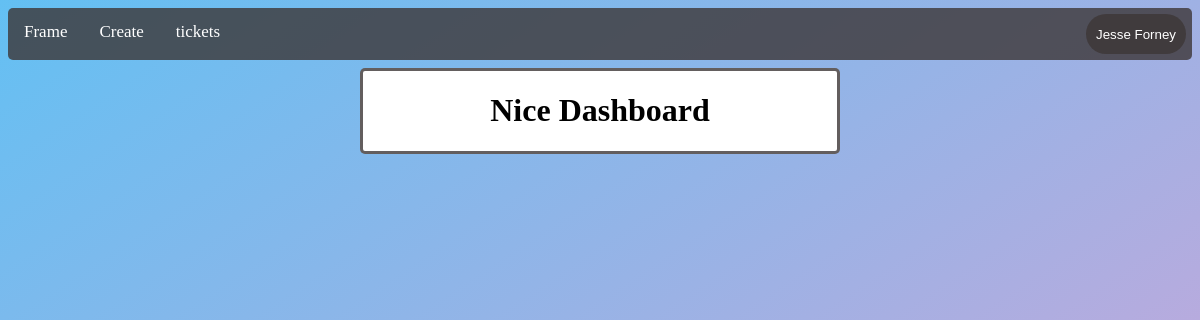
Before: / (signed in) with the older database file.
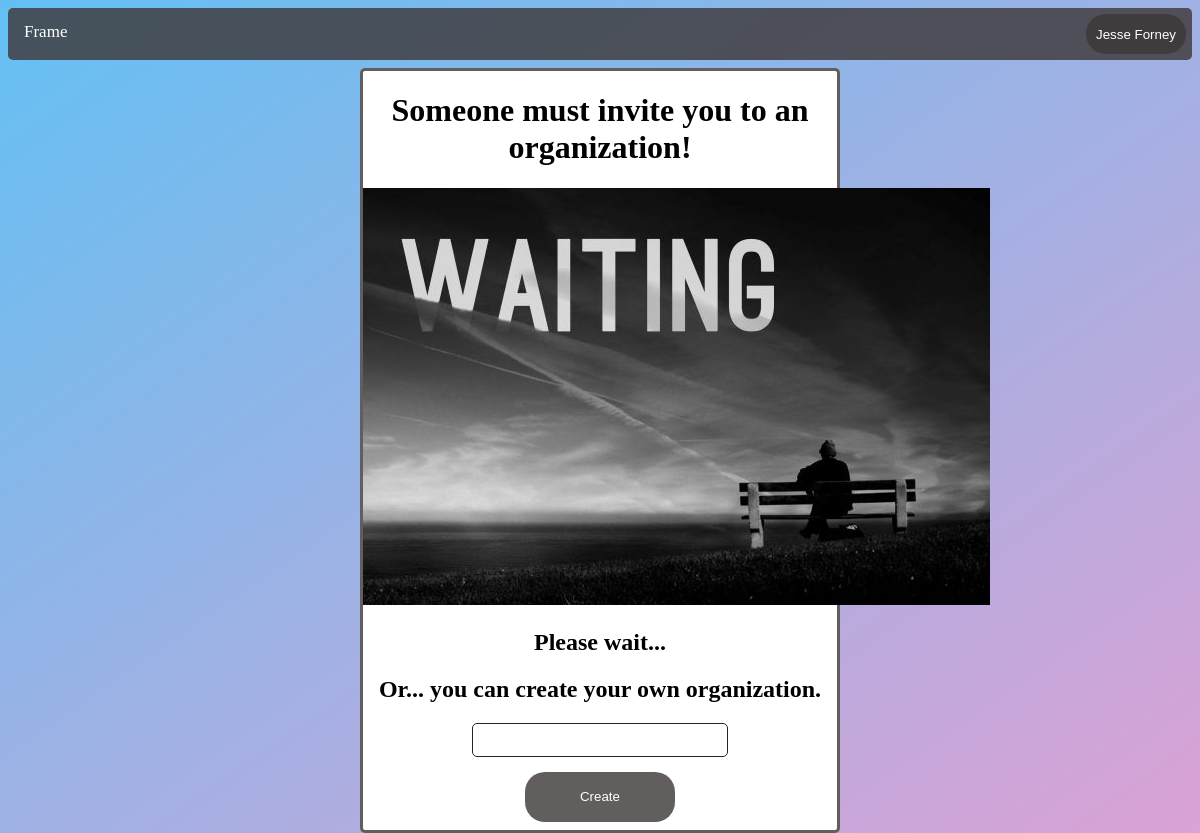
After: the same page with the newer database file.
### views.py (the view)
@views.route("/", methods=["POST", "GET"])
@login_required
def home():
    return render_template("home.html", user=current_user)

### __init__.py (called while the page is built)
def create_app():
    app = Flask(__name__)
    app.config["SECRET_KEY"] = ";rljshg;rfffss"
    app.config["SQLALCHEMY_DATABASE_URI"] = f"sqlite:///{DB_NAME}"
    db.init_app(app)
    from views import views
    from auth import auth
    app.register_blueprint(views, url_prefix="/")
    app.register_blueprint(auth, url_prefix="/")
    from models import User
    with app.app_context():
        db.create_all()
    login_manager = LoginManager()
    login_manager.login_view = "/login"
    login_manager.init_app(app)
    @login_manager.user_loader
    def load_user(id):
        return User.query.get(int(id))
    return app

### templates/home.html (shortened to what this page needs)
{% extends "base1.html" %}
{% block body %}
{%if user.org == ""%}
    <center>
        <h1>Someone must invite you to an organization!</h1>
        <img src="static/waiting1.jpg">
        <h2>Please wait...</h2>
        <h2>Or... you can create your own organization.</h2>
        <input id="org" class="settinginput">
        <button type="button" id="btn">Create</button>
    </center>
    {%else%}
<center><h1>Nice Dashboard</h1></center>
{%endif%}
{% endblock %}

### templates/base1.html (shortened to what this page needs)
<!DOCTYPE html>
<html lang="en">
<head>
    <link rel="stylesheet" href="../static/styles.css">
</head>
<body>
    <div class="topnav">
        <a class="active" href="/">Frame</a>
        <div class="dropdown" id="namedropdwn">
            <button class="dropbtn" onclick="dropdown()">{{user.firstname}} {{user.lastname}}</button>
        </div>
        {%if user.org != ""%}
        <a href="/create">Create</a>
        <a href="/tickets">tickets</a>
        {%endif%}
    </div>
<div class="default1">
        {%block body%}{%endblock%}
</div>
</body>
</html>

Changed rows visible on the page:
changed User "Jesse": org "lantuesday.com" → empty (drawn)
Other visible differences:
text no longer shown: "tickets Nice Dashboard"
text now shown: "Someone must invite you to an organization! Please wait... Or... you can create your own organization."
